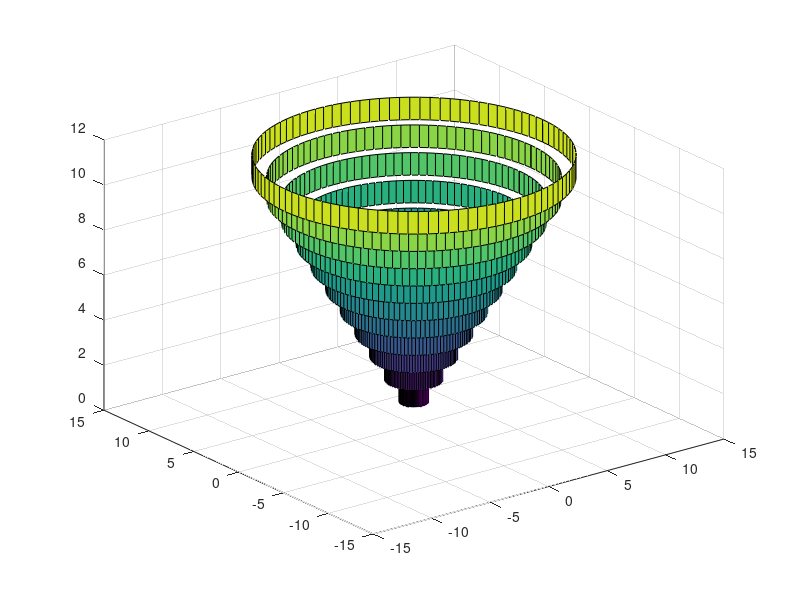

Write MATLAB code to recreate this figure.
NumberOfPiles = 11; % Number of piles in cylinder
% Radius = 0; % Radius of cylinder
NumberOfPoints = 100; % Number of points to control smoothness of sylinder curve, more points better smoothness
for i = 1:NumberOfPiles
    [x, y, z] = cylinder(i, NumberOfPoints); %i is the radius of a cylinder
    surf(x, y, z + i), hold on
end